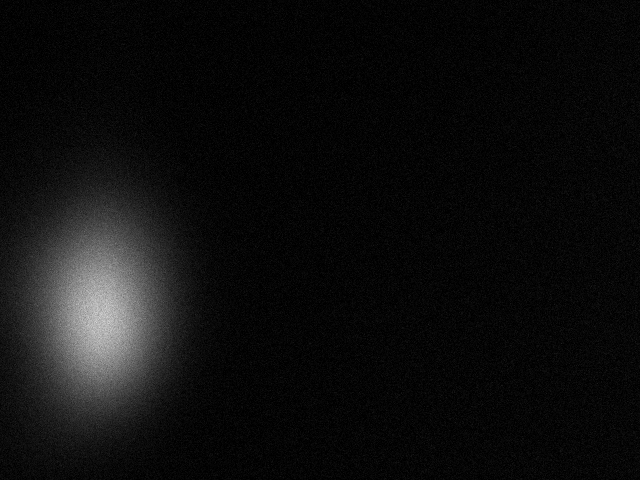
#> input picture tof_1.25ms_rep_0.tiff, 640 x 480 px
$ python Temperaturbestimmung_MOT.py
#> lines starting #> are read from the running program, lines starting #| are printed output that depends on the picture; long printed decimals are rounded
import numpy as np
import scipy.optimize as opt
import matplotlib.pyplot as plt
import tifffile as tiff
import glob
import os
from PIL import Image

### 1. TIFF-Datei laden ###
image = tiff.imread("tof_1.25ms_rep_0.tiff")  # Bild laden
#> image is the input picture: shape (480, 640); min 0, max 216, mean 14.2
ny, nx = image.shape  # Bildgröße
#> ny = 480; nx = 640
x = np.arange(nx)
#> x = 640 values from 0 to 639
y = np.arange(ny)
#> y = 480 values from 0 to 479
X, Y = np.meshgrid(x, y)  # 2D-Gitter für x- und y-Koordinaten

#Hintergrund
hintergrund = glob.glob(r"C:\Users\Maximilian Wolf\Desktop\Uni\FP\Magnetooptische Falle\Wolf_Hesse\Ersatzdaten\240601\Temperaturbestimmung MOT\images_0000\Background\*.tiff")

if hintergrund:
    average = []
    for datei in hintergrund:
        bild = tiff.imread(datei)
        average.append(np.mean(bild))
    print('Average: ', np.mean(average))
else:
    print("Keine Dateien gefunden.")


# Bilddaten in 1D umwandeln
xdata = X.ravel()
ydata = Y.ravel()
zdata = image.ravel()

### 2. 2D-Gauss-Funktion definieren ###
def gaussian_2D(XY, A, x0, y0, sigma_x, sigma_y):
    x, y = XY  # Entpacken der 2D-Koordinaten
    return A * np.exp(-((x - x0) ** 2 / (2 * sigma_x ** 2) + (y - y0) ** 2 / (2 * sigma_y ** 2)))

### 3. Startwerte für den Fit ###
p0 = [np.max(image), nx//6, ny//2, nx/4, ny/4]  # Schätzung für Parameter
#> p0 = [216, 106, 240, 160, 120]

### 4. Curve Fit ausführen ###
params, cov = opt.curve_fit(gaussian_2D, (xdata, ydata), zdata, p0=p0)
#> params = [178.9, 98.82, 311.4, 43.95, 65]; cov = [[0.00992, 2e-05, -7.9e-06, -0.00125, -0.0018], [2e-05, 0.000598, 2.51e-14, -1.2e-05, 1.35e-14], [-7.9e-06, 2.51e-14, 0.0013, 7.62e-14, 6.67e-06], [-0.00125, -1.2e-05, 7.62e-14, 0.00062, 1.37e-13], [-0.0018, 1.35e-14, 6.67e-06, 1.37e-13, 0.00131]]

# Gefittete Parameter extrahieren
A_fit, x0_fit, y0_fit, sigma_x_fit, sigma_y_fit = params
#> A_fit = 178.9; x0_fit = 98.82; y0_fit = 311.4; sigma_x_fit = 43.95; sigma_y_fit = 65
print(f"Gefittete Parameter:\n A={A_fit}, x0={x0_fit}, y0={y0_fit}, sigma_x={sigma_x_fit}, sigma_y={sigma_y_fit}")
#| Gefittete Parameter:
#|  A=178.880, x0=98.820, y0=311.427, sigma_x=43.945, sigma_y=65.004

### 5. Gefittetes Modell berechnen ###
Z_fit = gaussian_2D((X, Y), *params).reshape(ny, nx)

### 6. Originalbild und Fit plotten ###
fig, ax = plt.subplots(1, 2, figsize=(12, 5))

ax[0].imshow(image, cmap="gray", origin="upper")
ax[0].set_title("Originalbild")

ax[1].imshow(Z_fit, cmap="gray", origin="upper")
ax[1].set_title("Gefittete 2D-Gauss-Funktion")

plt.show()
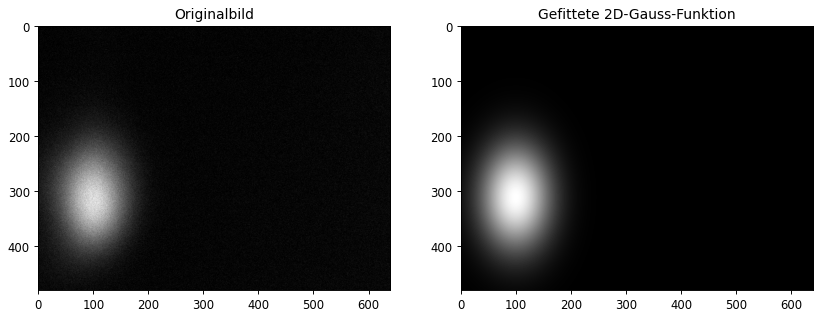
#> figure drawn by matplotlib, 2 panels

$ run again, with Test.tiff copied over tof_1.25ms_rep_0.tiff
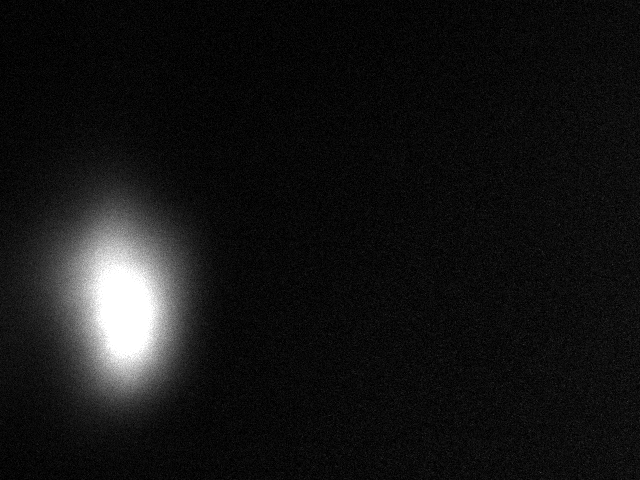
#> input picture Test.tiff, 640 x 480 px
#> image is the input picture: shape (480, 640); min 0, max 255, mean 20.7
#> p0 = [255, 106, 240, 160, 120]
#> params = [292.2, 121.7, 303.9, 38.39, 58.25]; cov = [[0.0384, 5.46e-07, -2.09e-06, -0.00252, -0.00383], [5.46e-07, 0.000663, -1.69e-14, -1.58e-07, 2.08e-14], [-2.09e-06, -1.69e-14, 0.00153, -6.96e-14, 9.32e-07], [-0.00252, -1.58e-07, -6.96e-14, 0.000663, 3.96e-14], [-0.00383, 2.08e-14, 9.32e-07, 3.96e-14, 0.00153]]
#> A_fit = 292.2; x0_fit = 121.7; y0_fit = 303.9; sigma_x_fit = 38.39; sigma_y_fit = 58.25
#| Gefittete Parameter:
#|  A=292.193, x0=121.675, y0=303.854, sigma_x=38.385, sigma_y=58.252
#> `Z_fit = gaussian_2D((X, Y), *params).reshape(ny, nx)`:
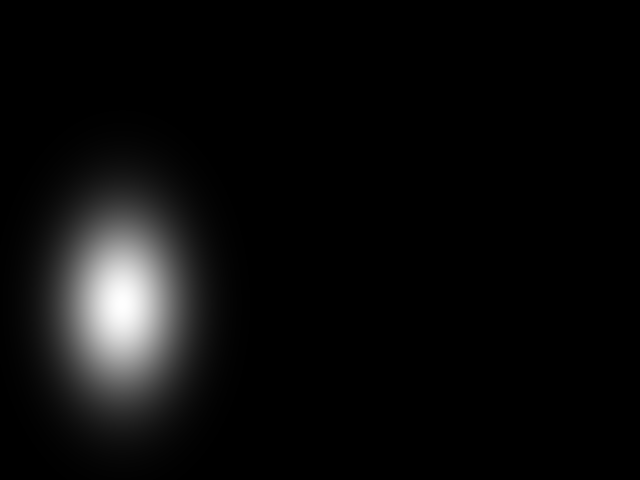
#> Z_fit: shape (480, 640) float64; min 1.31e-43, max 292.2, mean 13.3; drawn with min black and max white
#> `plt.show()`:
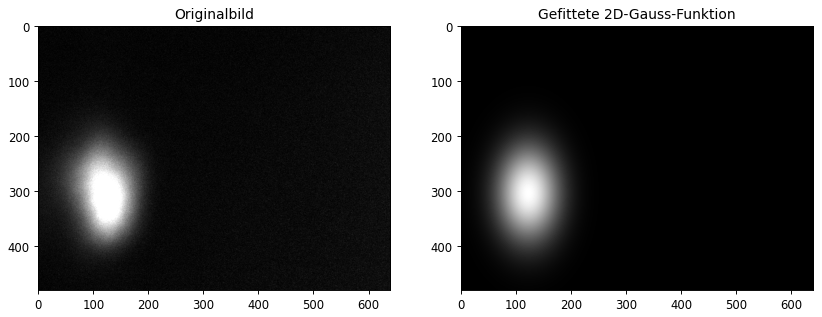
#> figure drawn by matplotlib, 2 panels
